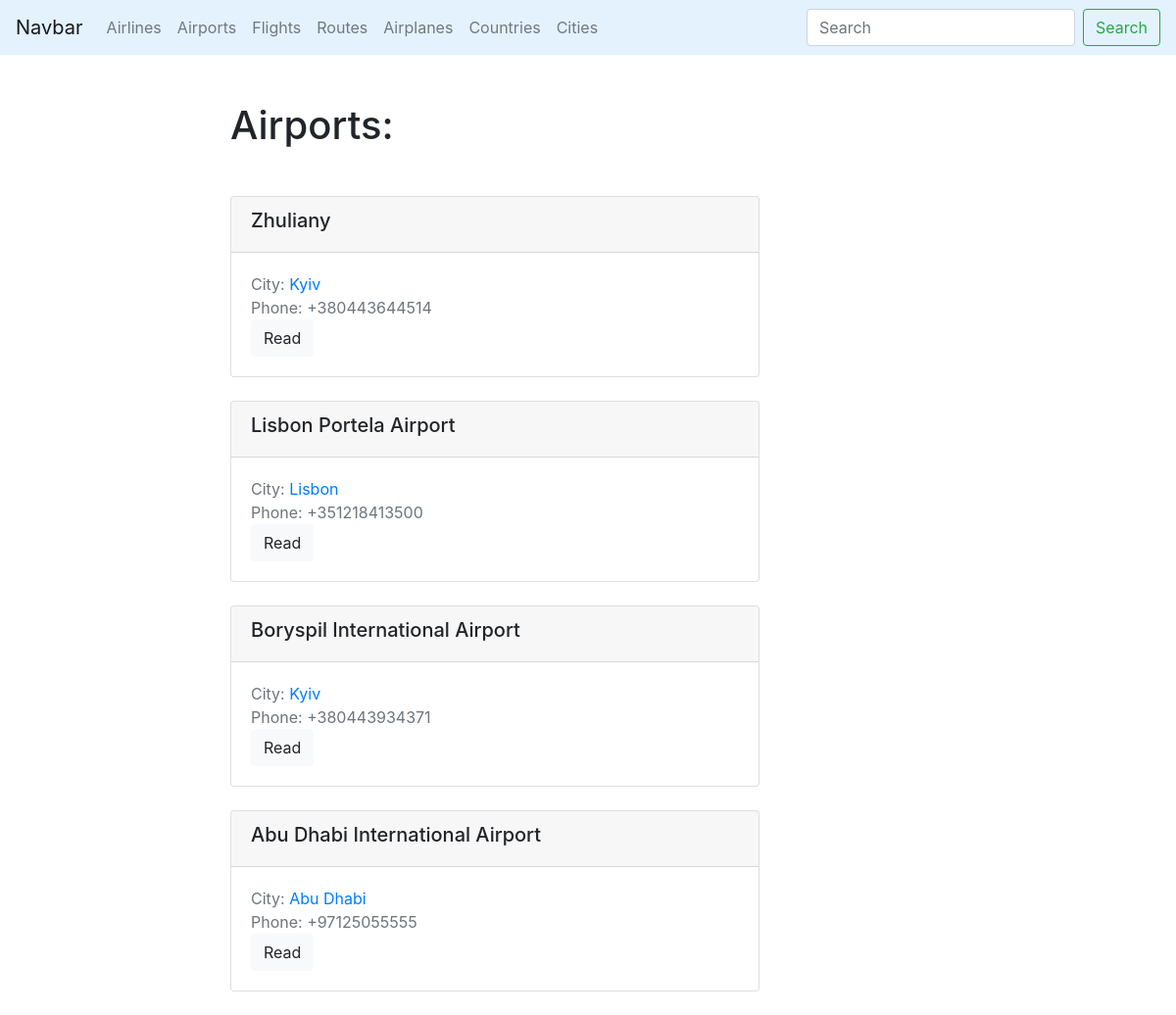
The page /airtickets/airports/ on the database its author committed.
### airtickets/models.py (models this page shows, shortened)
class Airport(models.Model):
    name = models.CharField(max_length=100, db_index=True, unique=True)
    city = models.ForeignKey(City, on_delete=models.CASCADE, related_name='airports')
    address = models.CharField(max_length=100, unique=True)
    phone = models.CharField(max_length=15, unique=True)
    slug = models.SlugField(max_length=50, unique=True, blank=True)
    def get_absolute_url(self):
        return reverse('airport_detail_url', kwargs={'slug': self.slug})

class City(models.Model):
    name = models.CharField(max_length=50, db_index=True, unique=True)
    slug = models.CharField(max_length=50, unique=True, blank=True)
    country = models.ForeignKey(Country, on_delete=models.CASCADE, related_name='cities')
    def get_absolute_url(self):
        return reverse('city_detail_url', kwargs={'slug': self.slug})

### airtickets/views.py (the view)
# urls.py: path('airports/', airports_list, name='airports_list_url'),
def airports_list(request):
    airports = Airport.objects.all()
    return render(request, 'airtickets/airports_list.html', context={'airports': airports})

### airtickets/templates/airtickets/airports_list.html (shortened to what this page needs)
{% extends 'airtickets/base_airtickets.html' %}
{% block content %}
    <h1 class="mb-5">Airports:</h1>
    {% for airport in airports %}
        {% include 'airtickets/includes/airport_card_template.html' %}
    {% endfor %}
{% endblock %}

### airtickets/templates/airtickets/includes/airport_card_template.html
<div class="card mb-4">
    <div class="card-header">
        <h5> {{ airport.name }} </h5>
    </div>
    <div class="card-body">
        <div class="text-muted">
            City: <a href="{{ airport.city.get_absolute_url }}">{{ airport.city.name }}</a>
        </div>
        <div class="text-muted">
            Phone: {{ airport.phone }}
        </div>
        <a href="{{ airport.get_absolute_url }}" class="btn btn-light">Read</a>
    </div>
</div>

### rows shown on the page
Airport: name "Zhuliany", city.name "Kyiv", phone "+380443644514"
Airport: name "Lisbon Portela Airport", city.name "Lisbon", phone "+351218413500"
Airport: name "Boryspil International Airport", city.name "Kyiv", phone "+380443934371"
Airport: name "Abu Dhabi International Airport", city.name "Abu Dhabi", phone "+97125055555"
